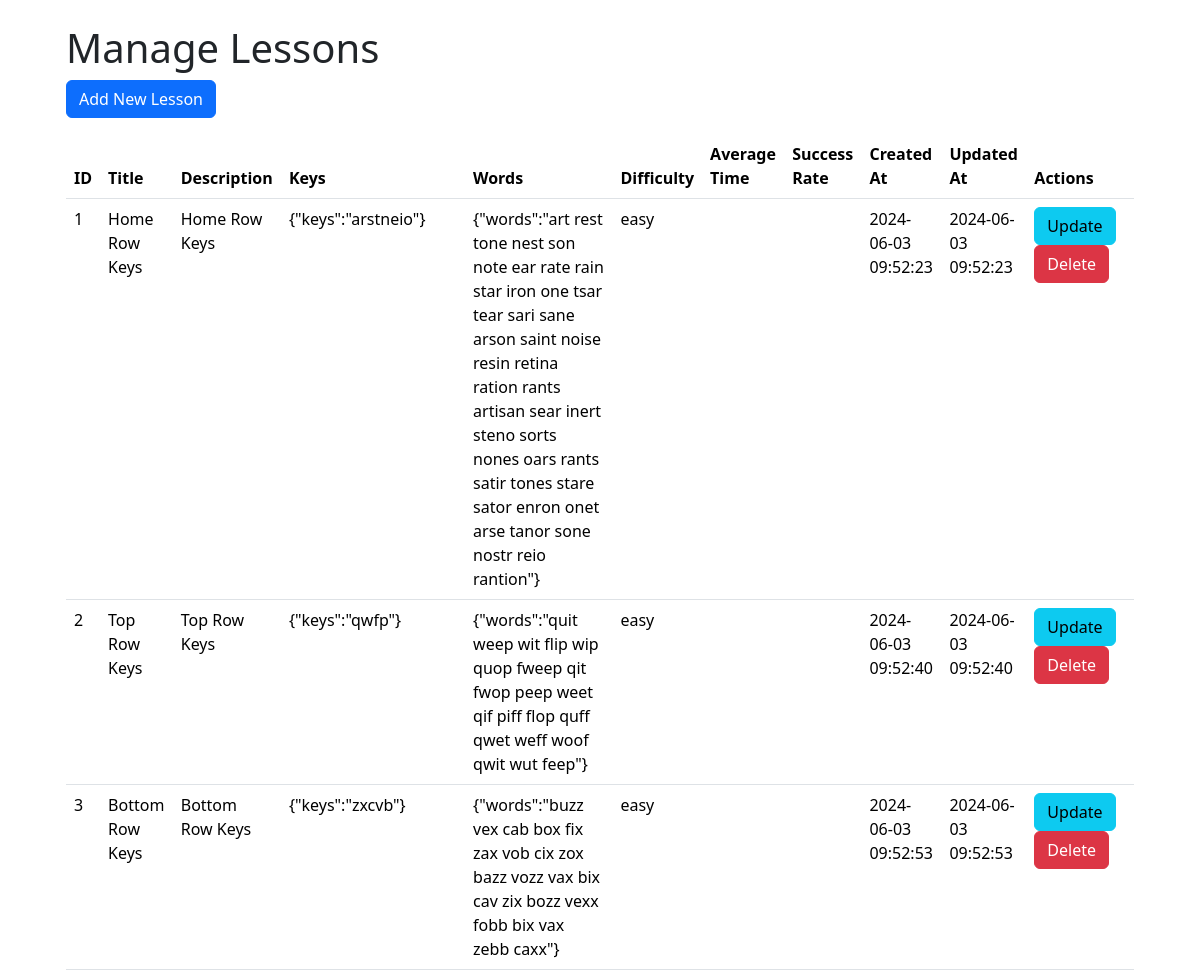
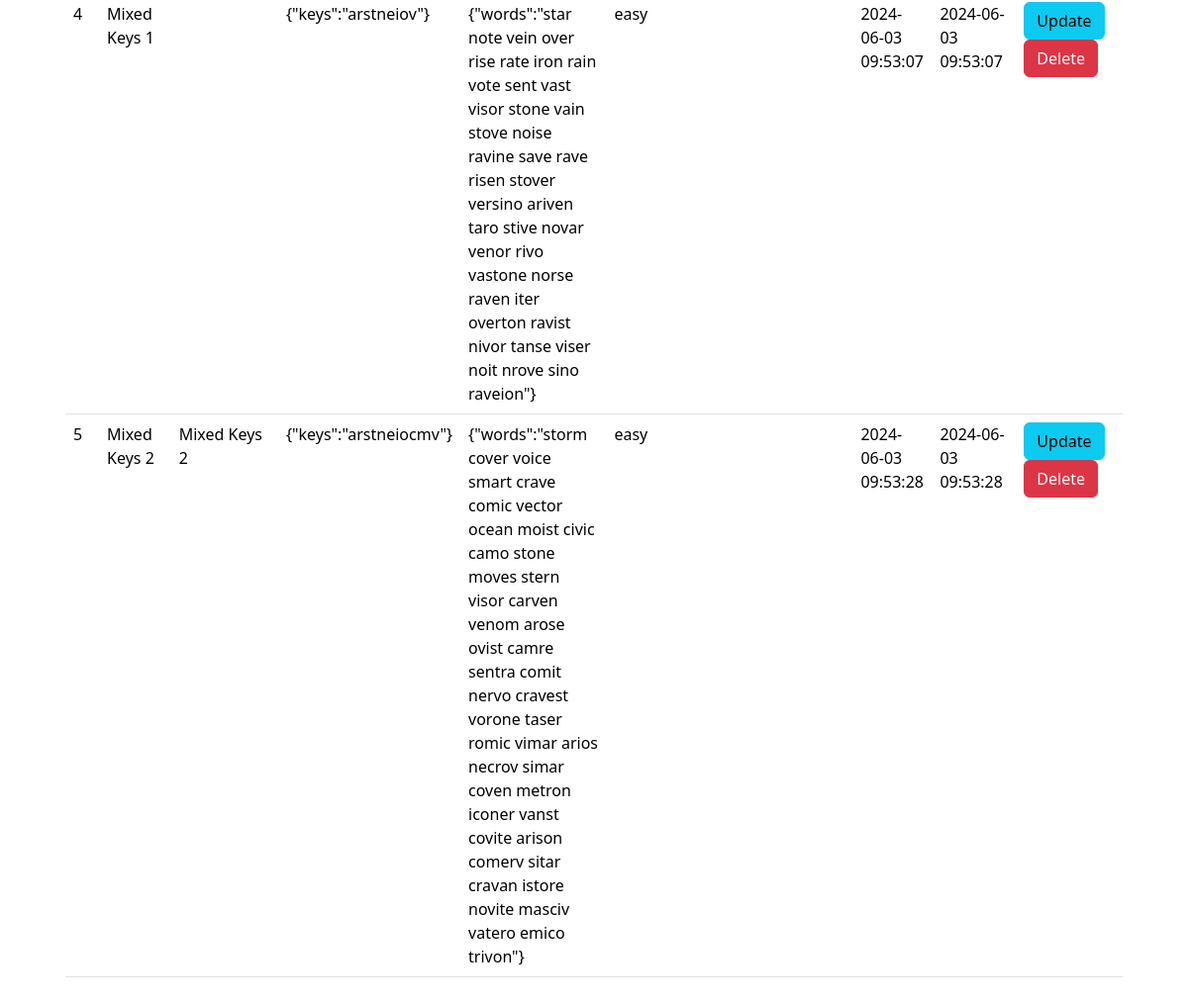
Screenshot of /admin/lessons with the database file from the repository (2 pictures, top to bottom).
### models.py (models this page shows, shortened)
class Lesson(db.Model):
    __tablename__ = 'lessons'
    id = db.Column(db.Integer, primary_key=True)
    title = db.Column(db.String(100), nullable=False)
    description = db.Column(db.Text)
    keys = db.Column(db.String(50), nullable=False)  # Keys to be practiced (e.g., 'a s d')
    words = db.Column(db.Text, nullable=False)  # Words or phrases using the keys
    difficulty = db.Column(db.String(20), nullable=False, default='easy')  # Difficulty level
    created_at = db.Column(db.DateTime, default=datetime.utcnow)
    updated_at = db.Column(db.DateTime, default=datetime.utcnow, onupdate=datetime.utcnow)

### admin.py (the view)
@admin_bp.route('/lessons')
def view_lessons():
    lessons = Lesson.query.all()
    return render_template('admin/lessons.html', lessons=lessons)

### templates/admin/lessons.html (shortened to what this page needs)
{% extends 'layout.html' %}
{% block content %}
<section class="section">
    <div class="container">
        <h1 class="title">Manage Lessons</h1>
        <a href="{{ url_for('admin.add_lesson') }}" class="btn btn-primary mb-3">Add New Lesson</a>
        <table class="table is-striped is-hoverable">
            <thead>
                <tr>
                    <th>ID</th>
                    <th>Title</th>
                    <th>Description</th>
                    <th>Keys</th>
                    <th>Words</th>
                    <th>Difficulty</th>
                    <th>Average Time</th>
                    <th>Success Rate</th>
                    <th>Created At</th>
                    <th>Updated At</th>
                    <th>Actions</th>
                </tr>
            </thead>
            <tbody>
                {% for lesson in lessons %}
                <tr>
                    <td>{{ lesson.id }}</td>
                    <td>{{ lesson.title }}</td>
                    <td>{{ lesson.description }}</td>
                    <td>{{ lesson.keys }}</td>
                    <td>{{ lesson.words }}</td>
                    <td>{{ lesson.difficulty }}</td>
                    <td>{{ lesson.average_time }}</td>
                    <td>{{ lesson.success_rate }}</td>
                    <td>{{ lesson.created_at.strftime('%Y-%m-%d %H:%M:%S') }}</td>
                    <td>{{ lesson.updated_at.strftime('%Y-%m-%d %H:%M:%S') }}</td>
                    <td>
                        <a href="{{ url_for('admin.update_lesson', lesson_id=lesson.id) }}" class="btn btn-info btn-inline">Update</a>
                        <form action="{{ url_for('admin.delete_lesson', lesson_id=lesson.id) }}" method="post" style="display:inline;">
                            <button type="submit" class="btn btn-danger btn-inline">Delete</button>
                        </form>
                    </td>
                </tr>
                {% endfor %}
            </tbody>
        </table>
    </div>
</section>
{% endblock %}

### templates/layout.html (shortened to what this page needs)
<!DOCTYPE html>
<html>
<head>
    <link rel="stylesheet" href="{{ url_for('static', filename='css/styles.css') }}">
    <link href="https://cdn.jsdelivr.net/npm/bootstrap@5.3.3/dist/css/bootstrap.min.css" rel="stylesheet">
</head>
<body>
    <div class="container p-4">
        {% block content %}{% endblock %}
    </div>
</body>
</html>

### static/css/styles.css (style rules this page uses)
.btn-inline { display: inline-block; margin-right: 10px; background-color: blue; }

### rows the page displays
Lesson: id "1", title "Home Row Keys", description "Home Row Keys", keys "{\"keys\":\"arstneio\"}", words "{\"words\":\"art rest tone nest son note ear rate rain star iron one tsar tear sari sane arson saint noise resin retina ration rants artisan sear inert steno sorts nones oars rants satir tones stare sator enron onet arse tanor sone nostr reio rantion\"}", difficulty "easy", created_at "2024-06-03 09:52:23", updated_at "2024-06-03 09:52:23"
Lesson: id "2", title "Top Row Keys", description "Top Row Keys", keys "{\"keys\":\"qwfp\"}", words "{\"words\":\"quit weep wit flip wip quop fweep qit fwop peep weet qif piff flop quff qwet weff woof qwit wut feep\"}", difficulty "easy", created_at "2024-06-03 09:52:40", updated_at "2024-06-03 09:52:40"
Lesson: id "3", title "Bottom Row Keys", description "Bottom Row Keys", keys "{\"keys\":\"zxcvb\"}", words "{\"words\":\"buzz vex cab box fix zax vob cix zox bazz vozz vax bix cav zix bozz vexx fobb bix vax zebb caxx\"}", difficulty "easy", created_at "2024-06-03 09:52:53", updated_at "2024-06-03 09:52:53"
Lesson: id "4", title "Mixed Keys 1", keys "{\"keys\":\"arstneiov\"}", words "{\"words\":\"star note vein over rise rate iron rain vote sent vast visor stone vain stove noise ravine save rave risen stover versino ariven taro stive novar venor rivo vastone norse raven iter overton ravist nivor tanse viser noit nrove sino raveion\"}", difficulty "easy", created_at "2024-06-03 09:53:07", updated_at "2024-06-03 09:53:07"
Lesson: id "5", title "Mixed Keys 2", description "Mixed Keys 2", keys "{\"keys\":\"arstneiocmv\"}", words "{\"words\":\"storm cover voice smart crave comic vector ocean moist civic camo stone moves stern visor carven venom arose ovist camre sentra comit nervo cravest vorone taser romic vimar arios necrov simar coven metron iconer vanst covite arison comerv sitar cravan istore novite masciv vatero emico trivon\"}", difficulty "easy", created_at "2024-06-03 09:53:28", updated_at "2024-06-03 09:53:28"
